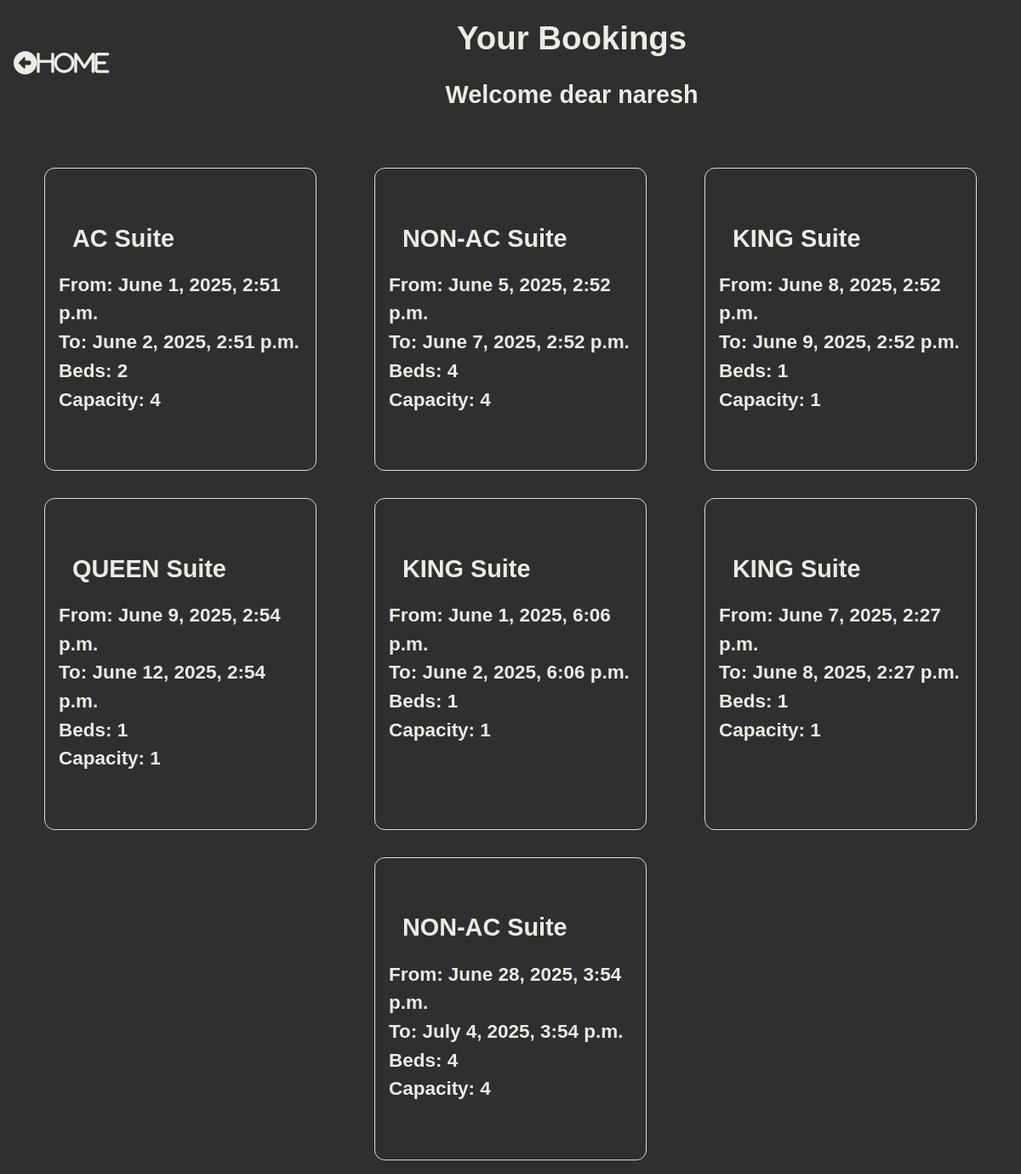
Before: /booking_list/ (signed in) with the older database file.
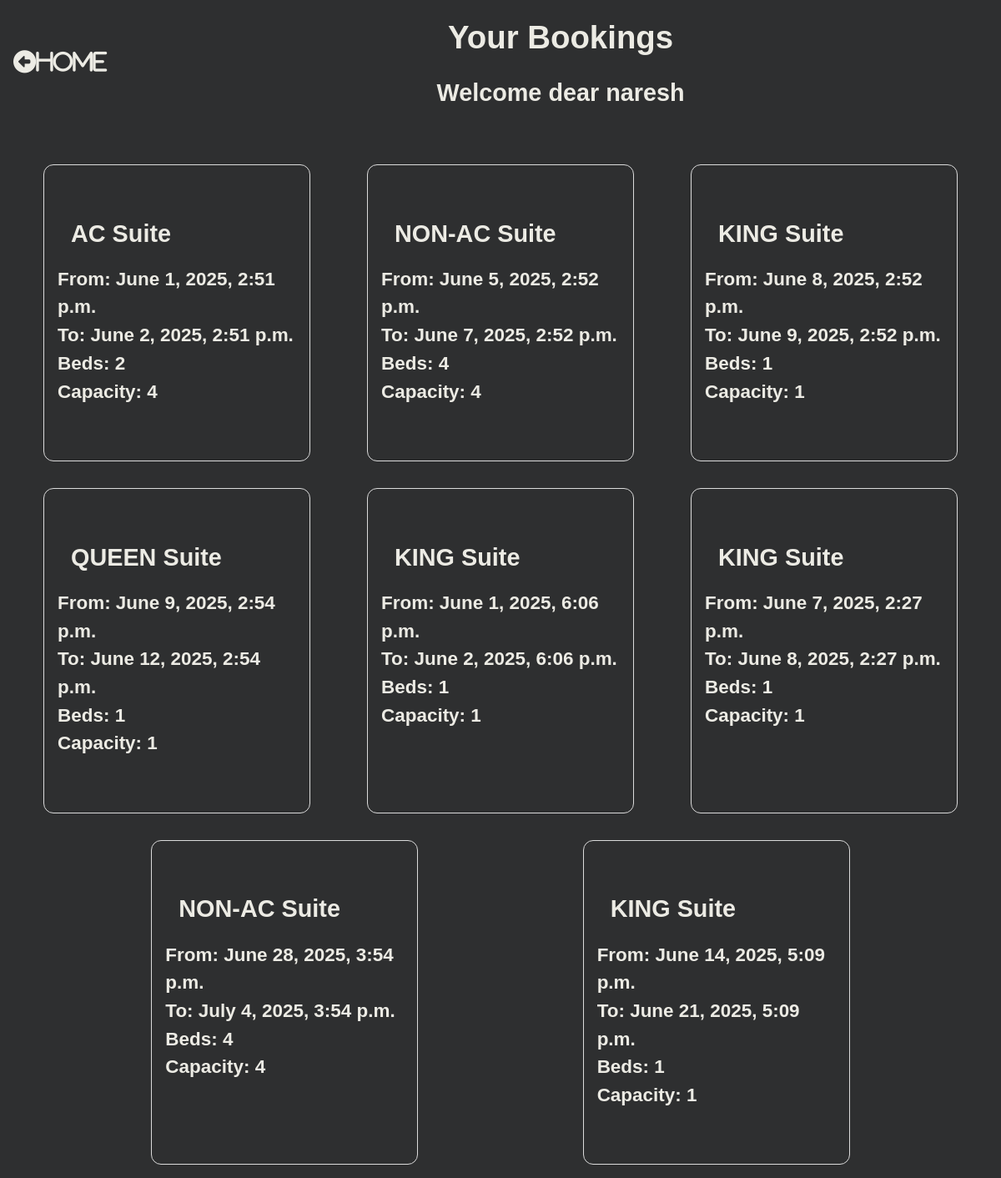
After: the same page with the newer database file.
### hotel/models.py (models this page shows, shortened)
class Booking(models.Model):
    user=models.ForeignKey(settings.AUTH_USER_MODEL, on_delete=models.CASCADE)
    room= models.ForeignKey(Room, on_delete=models.CASCADE)
    check_in=models.DateTimeField()
    check_out=models.DateTimeField()
    def get_room_category(self):
        room_categories=dict(self.room.ROOM_CATEGORIES)
        room_Category=room_categories.get(self.room.category)
        return room_Category
    def get_cancel_booking_url(self):
        return reverse_lazy('hotel:CancelBookingView',args=[self.pk,])

class Room(models.Model):
    ROOM_CATEGORIES=(
        ('YAC','AC'),
        ('NAC','NON-AC'),
        ('DEL','DELUXE'),
        ('KIN','KING'),
        ('QUE','QUEEN'),
    )
    number=models.IntegerField()
    category=models.CharField(max_length=3, choices=ROOM_CATEGORIES)
    beds=models.IntegerField()
    capacity=models.IntegerField()

### hotel/views.py (the view)
# urls.py: path('booking_list/', BookingListView.as_view(), name='BookingListView'),
class BookingListView(ListView):
    model=Booking
    template_name='hotel/booking_list_view.html'
    def get_queryset(self,*args,**kwargs):
        if self.request.user.is_staff:
            booking_list=Booking.objects.all()
            return booking_list
        else:
            booking_list=Booking.objects.filter(user=self.request.user)
            return booking_list

### templates/hotel/booking_list_view.html (shortened to what this page needs)
{% load static %}
<!DOCTYPE html>
<html lang="en">
<head>
    <link rel="stylesheet" href="{% static 'hotel/css/booking_list_view.css' %}">
</head>
<body>
    <div class="content">
        <div class="header">
            <div class="headings">
                <h1>Your Bookings</h1>
                <h2>Welcome dear {{user}}</h2>
            </div>
            <div class="home">
                <div class="home">
                    <a href="{% url 'hotel:RoomListView' %}"><i class="fas fa-arrow-alt-circle-left">Home</i></a>
                </div>
            </div>
        </div>
        <div class="bookings">
            {% for booking in booking_list %}
            <div class="booking">
                <div class="category">
                    <h2>{{booking.get_room_category}} Suite</h2>
                </div>
                <div class="from">
                    <h3>From: {{booking.check_in}}</h3>
                </div>
                <div class="to">
                    <h3>To: {{booking.check_out}}</h3>
                </div>
                <div class="beds">
                    <h3>Beds: {{booking.room.beds}}</h3>
                </div>
                <div class="capacity">
                    <h3>Capacity: {{booking.room.capacity}}</h3>
                </div>
                <div class="cancel"><a href="{{booking.get_cancel_booking_url}}" class="invisible"></a></div>
            </div>
            {% endfor %}
        </div>
</body>
</html>

Changed rows visible on the page:
added Booking: get_room_category "KING", check_in "June 14, 2025, 5:09 p.m.", check_out "June 21, 2025, 5:09 p.m.", room.beds "1", room.capacity "1"
